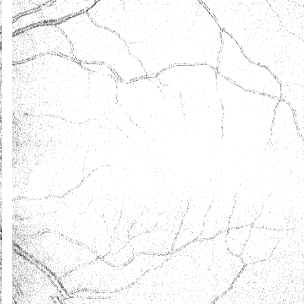
#> input picture notebooks/data/octa_seg_input/volume0_mip.png, 304 x 304 px; its folder holds only this picture in this run
$ python -i rotation_alignment.py   (imports and definitions only)
#> lines starting #> are read from the running program, lines starting #| are printed output that depends on the picture
#> further down, picture is the input picture: shape (304, 304, 3); min 26, max 255, mean 248.7
#!/usr/bin/env python3
"""
Rotation Alignment Module for OCT Volume Registration

Implements Z-axis (in-plane XY) rotation correction for parallel layer alignment.
Uses ECC-STYLE CORRELATION with aggressive denoising and thresholding to isolate
retinal layer structures and find optimal rotation angle.

This module provides:
  - Z-axis rotation detection (coarse-to-fine grid search)
  - Aggressive preprocessing (denoising + thresholding) to isolate tissue layers
  - Normalized correlation scoring for alignment quality
  - Rotation visualization functions

Key Insight:
  OCT images have significant speckle noise. By aggressively denoising and thresholding
  to keep only bright retinal layers, we can use simple correlation to find the
  rotation that best aligns the layer structures.

Usage:
    from rotation_alignment import find_optimal_rotation_z, apply_rotation_z

    angle, metrics = find_optimal_rotation_z(overlap_v0, overlap_v1)
    volume_rotated = apply_rotation_z(volume, angle)
"""

import numpy as np
from scipy import ndimage
from scipy.ndimage import rotate
import matplotlib.pyplot as plt
import cv2


# ============================================================================
# PREPROCESSING FUNCTIONS
# ============================================================================

def preprocess_oct_for_rotation(img, mask=None):
    """
    Preprocess OCT B-scan with VERY aggressive denoising and thresholding.

    This isolates clean retinal layer structures by removing speckle noise
    and zeroing out low-intensity regions.

    Pipeline:
      1. Non-local means denoising (h=25) - HARSH
      2. Bilateral filtering (sigma=150) - HARSH
      3. Median filter (kernel=15) - HARSH
      4. Otsu thresholding (50% threshold - preserves tissue layers)
      5. CLAHE contrast enhancement (clipLimit=3.0)
      6. Horizontal kernel filter (emphasizes layer structures)

    Args:
        img: Input B-scan (2D array)
        mask: Optional binary mask to focus on valid regions

    Returns:
        Preprocessed uint8 image with isolated layer structures
    """
    # Normalize to 0-255 first
    img_norm = ((img - img.min()) / (img.max() - img.min() + 1e-8) * 255).astype(np.uint8)

    # Step 1: Non-local means denoising (HARSH - very effective for OCT speckle)
    denoised1 = cv2.fastNlMeansDenoising(img_norm, h=25, templateWindowSize=7, searchWindowSize=21)
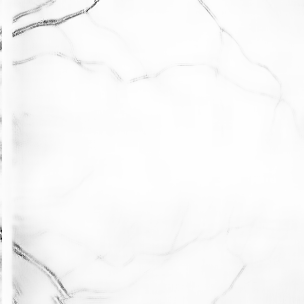
#> denoised1: shape (304, 304, 3); min 18, max 254, mean 248.6

    # Step 2: Bilateral filtering for edge-preserving smoothing (HARSH)
    denoised2 = cv2.bilateralFilter(denoised1, d=11, sigmaColor=150, sigmaSpace=150)

    # Step 3: Median filter to remove remaining noise (HARSH)
    denoised3 = cv2.medianBlur(denoised2, 15)

    # Step 4: Threshold to keep only tissue layers (50% of Otsu - preserves layers)
#> (the run stopped early here; a loop or call above may not have finished)
